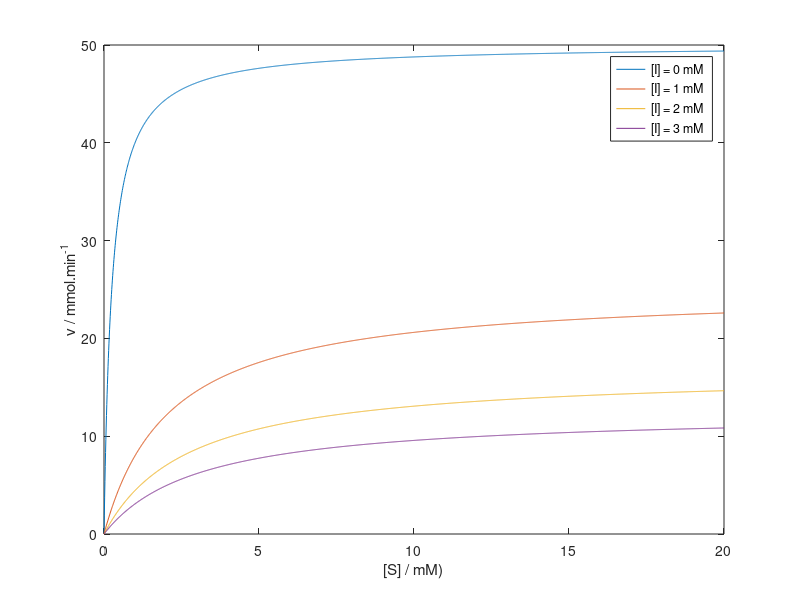

Recreate this plot in MATLAB. (Note: this script raises an error after producing the figure.)
%% Exercise 3 - Part 1
clear, clc, close all

% define constants
Vmax= 50;   % mmol/min
KD = 0.25;  % mM
KI = 1;     % mM

%define values for [I] and [S]
I = [0, 1, 2, 3];   % mM
S = (0:0.01:20);    % mM

for i = 1:length(I) % for each [I]
    for k = 1:length(S) % for each [S]
        v(i,k) = (Vmax*S(k))/(KD+S(k)+(S(k)*I(i)/KI)+(I(i)/(KI*KD)));
    end
end

figure
plot(S(:),v(1,:),S,v(2,:),S,v(3,:),S,v(4,:))
xlabel('[S] / mM)')
ylabel('v / mmol.min^{-1}')
legend('[I] = 0 mM','[I] = 1 mM','[I] = 2 mM','[I] = 3 mM')

figExport(12,8,'part1_07112019')